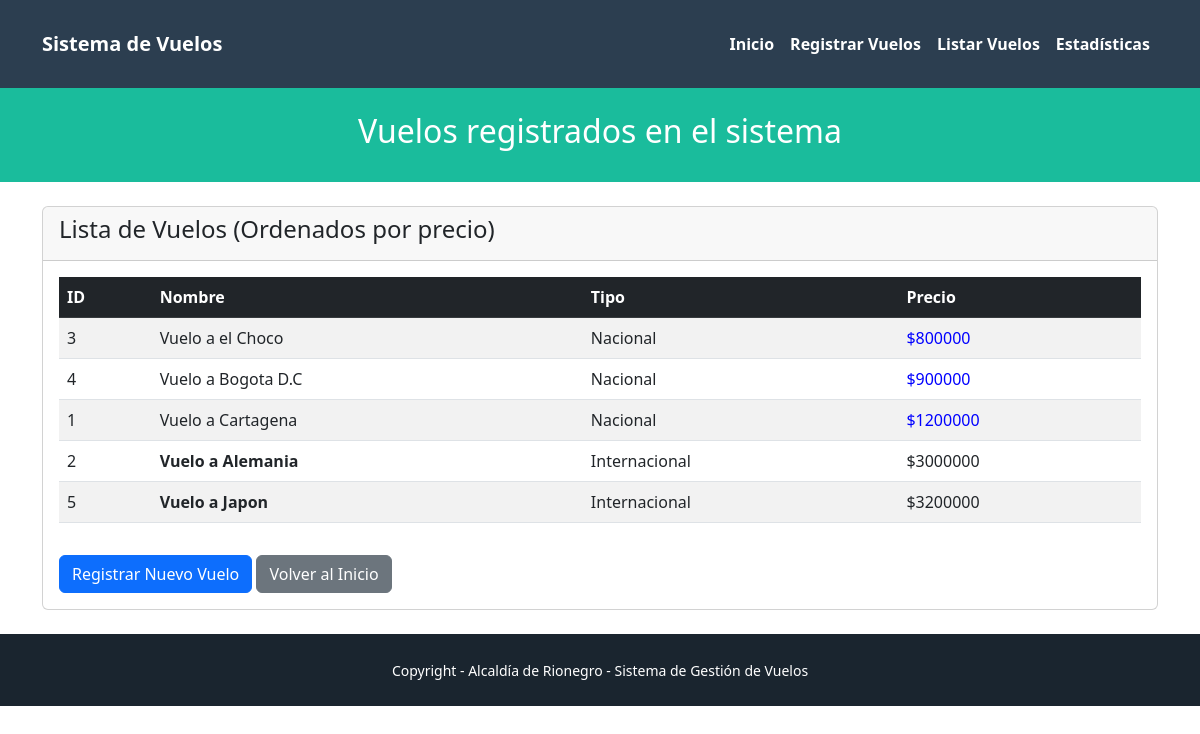
The app's page /flights/list/ with its own data.
### flights/models.py (models this page shows, shortened)
class Flight(models.Model):
    FLIGHT_TYPES = [
        ('Nacional', 'Nacional'),
        ('Internacional', 'Internacional'),
    ]
    name = models.CharField(max_length=255)
    type = models.CharField(max_length=15, choices=FLIGHT_TYPES)
    price = models.IntegerField()
    created_at = models.DateTimeField(auto_now_add=True)
    updated_at = models.DateTimeField(auto_now=True)

### flights/views.py (the view)
# urls.py: path('flights/list/', FlightListView.as_view(), name='flight_list'),
class FlightListView(View):
    template_name = 'flights/list.html'
    def get(self, request):
        viewData = {}
        viewData["title"] = "Lista de Vuelos"
        viewData["subtitle"] = "Vuelos registrados en el sistema"
        viewData["flights"] = Flight.objects.all().order_by('price')
        return render(request, self.template_name, viewData)

### flights/templates/flights/list.html (shortened to what this page needs)
{% extends 'flights/base.html' %}
{% block header_title %}{{subtitle}}{% endblock %}
{% block content %}
<div class="row">
    <div class="col-12">
        <div class="card">
            <div class="card-header">
                <h4>Lista de Vuelos (Ordenados por precio)</h4>
            </div>
            <div class="card-body">
                {% if flights %}
                <div class="table-responsive">
                    <table class="table table-striped table-hover">
                        <thead class="table-dark">
                            <tr>
                                <th>ID</th>
                                <th>Nombre</th>
                                <th>Tipo</th>
                                <th>Precio</th>
                            </tr>
                        </thead>
                        <tbody>
                            {% for flight in flights %}
                            <tr>
                                <td>{{ flight.id }}</td>
                                <td>
                                    {% if flight.type == 'Internacional' %}
                                        <span class="flight-internacional">{{ flight.name }}</span>
                                    {% else %}
                                        {{ flight.name }}
                                    {% endif %}
                                </td>
                                <td>{{ flight.type }}</td>
                                <td>
                                    {% if flight.type == 'Nacional' %}
                                        <span class="flight-nacional">${{ flight.price }}</span>
                                    {% else %}
                                        ${{ flight.price }}
                                    {% endif %}
                                </td>
                            </tr>
                            {% endfor %}
                        </tbody>
                    </table>
                </div>
                {% else %}
                <div class="alert alert-info">
                    No hay vuelos registrados en el sistema.
                </div>
                {% endif %}
                <div class="mt-3">
                    <a href="{% url 'flight_create' %}" class="btn btn-primary">Registrar Nuevo Vuelo</a>
                    <a href="{% url 'home' %}" class="btn btn-secondary">Volver al Inicio</a>
                </div>
            </div>
        </div>
    </div>
</div>
{% endblock %}

### flights/templates/flights/base.html (shortened to what this page needs)
{% load static %}
<!doctype html>
<html lang="es">
<head>
    <link href="https://cdn.jsdelivr.net/npm/bootstrap@5.3.0-alpha1/dist/css/bootstrap.min.css" rel="stylesheet"
 />
</head>
<body>
    <nav class="navbar navbar-expand-lg navbar-dark bg-secondary py-4">
        <div class="container">
            <a class="navbar-brand" href="{% url 'home' %}">Sistema de Vuelos</a>
            <div class="collapse navbar-collapse" id="navbarNavAltMarkup">
                <div class="navbar-nav ms-auto">
                    <a class="nav-link active" href="{% url 'home' %}">Inicio</a>
                    <a class="nav-link active" href="{% url 'flight_create' %}">Registrar Vuelos</a>
                    <a class="nav-link active" href="{% url 'flight_list' %}">Listar Vuelos</a>
                    <a class="nav-link active" href="{% url 'flight_stats' %}">Estadísticas</a>
                </div>
            </div>
        </div>
    </nav>
    <header class="masthead bg-primary text-white text-center py-4">
        <div class="container d-flex align-items-center flex-column">
            <h2>{% block header_title %}Sistema de Gestión de Vuelos - Alcaldía de Rionegro{% endblock %}</h2>
        </div>
    </header>
    <div class="container my-4">
        {% block content %}
        {% endblock %}
    </div>
    {% block footer %}
    <div class="copyright py-4 text-center text-white">
        <div class="container">
            <small>
                Copyright - Alcaldía de Rionegro - Sistema de Gestión de Vuelos
            </small>
        </div>
    </div>
    {% endblock %}
</body>
</html>

### flights/templates/flights/base.html (style rules this page uses)
.bg-secondary { background-color: #2c3e50 !important; }
.copyright { background-color: #1a252f; }
.bg-primary { background-color: #1abc9c !important; }
nav { font-weight: 700; }
.flight-nacional { color: blue !important; }
.flight-internacional { font-weight: bold !important; }

### records on screen
Flight: id "3", name "Vuelo a el Choco", type "Nacional", price "800000"
Flight: id "4", name "Vuelo a Bogota D.C", type "Nacional", price "900000"
Flight: id "1", name "Vuelo a Cartagena", type "Nacional", price "1200000"
Flight: id "2", name "Vuelo a Alemania", type "Internacional", price "3000000"
Flight: id "5", name "Vuelo a Japon", type "Internacional", price "3200000"

### other values on screen
{{ subtitle }} "Vuelos registrados en el sistema"
